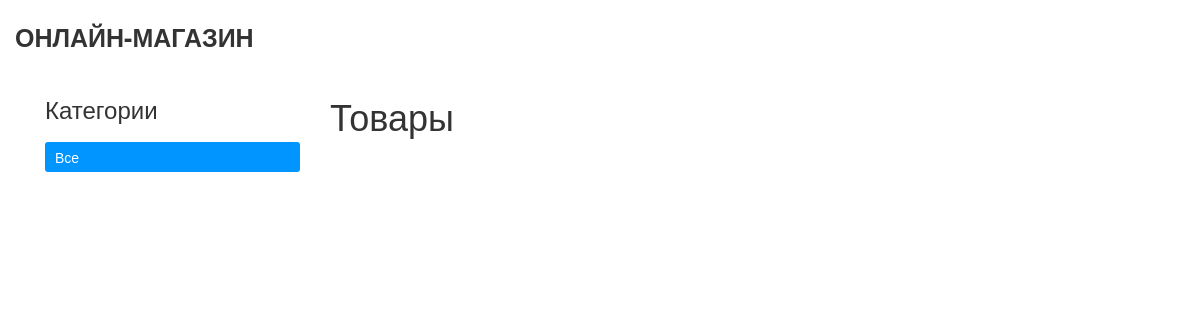
Before: / with the older database file.
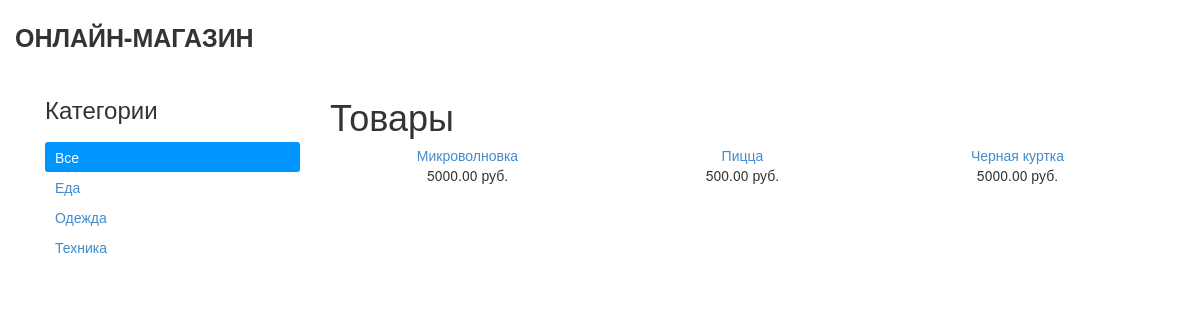
After: the same page with the newer database file.
### core_shop/models.py (models this page shows, shortened)
class Category(models.Model):
    name = models.CharField(max_length=50)
    slug = models.SlugField(max_length=50, unique=True, help_text='Unique value for product page URL, '
                                                                  'created from name.')
    class Meta:
        db_table = 'categories'
        ordering = ['name']
        verbose_name = 'Категория'
        verbose_name_plural = 'Categories'
    def get_absolute_url(self):
        return reverse('core_shop:product_list_by_category', args=[self.slug])

class Product(models.Model):
    category = models.ForeignKey(Category, related_name='products', verbose_name="Категория")
    name = models.CharField(max_length=255, unique=True, verbose_name="Название")
    slug = models.SlugField(max_length=255, unique=True, help_text='Unique value for product page URL, '
                                                                   'created from name.')
    description = models.TextField(blank=True, verbose_name="Описание")
    price = models.DecimalField(max_digits=10, decimal_places=2, verbose_name="Цена")
    count = models.PositiveIntegerField(verbose_name="Количество на складе")
    available = models.BooleanField(default=True, verbose_name="Доступен")
    created_at = models.DateTimeField(auto_now_add=True)
    updated_at = models.DateTimeField(auto_now=True)
    class Meta:
        db_table = 'products'
        ordering = ['name']
        index_together = [['id', 'slug']]
    def get_absolute_url(self):
        return reverse('core_shop:product_detail', args=[self.id, self.slug])

### core_shop/views.py (the view)
# urls.py: url(r'^$', views.product_list, name='product_list'),
def product_list(request, category_slug=None):
    category = None
    categories = Category.objects.all()
    products = Product.objects.filter(available=True)
    if category_slug:
        category = get_object_or_404(Category, slug=category_slug)
        products = products.filter(category=category)
    return render(request, 'shop/product/list.html', {
        'category': category, 'categories': categories, 'products': products})

### core_shop/templates/shop/product/list.html (shortened to what this page needs)
{% extends 'shop/base.html' %}
{% load static %}
{% block content %}
<div id="sidebar" class="col-sm-3">
    <h3>Категории</h3>
    <ul>
        <li {% if not category %} class="selected" {% endif %}>
            <a href="{% url "core_shop:product_list" %}">Все</a>
        </li>
        {% for cat in categories %}
            <li {% if category.slug == cat.slug %} class="selected" {% endif %}>
                <a href="{{ cat.get_absolute_url }}">{{ cat.name }}</a>
            </li>
        {% endfor %}
    </ul>
</div>
<div id="main" class="product_list col-sm-9">
    <h1>{% if category %}{{ category.name }}{% else %}Товары{% endif %}</h1>
    <div class="items_row">
        {% for product in products %}
            <div class="item col-sm-4">
                <a href="{{ product.get_absolute_url }}">{{ product.name }}</a><br>
                {{ product.price }} руб.
            </div>
        {% endfor %}
    </div>
</div>
{% endblock %}

### core_shop/templates/shop/base.html (shortened to what this page needs)
{% load static %}
<!DOCTYPE html>
<html lang="en">
<head>
    <link rel="stylesheet" href="{% static "css/bootstrap.min.css" %}">
    <link rel="stylesheet" href="{% static "css/style.css" %}">
</head>
<body>
    <section id="header">
        <div class="top container">Онлайн-магазин</div>
    </section>
    <section id="content row" class="container">
        {% block content %}{% endblock %}
    </section>
</body>
</html>

### core_shop/static/css/style.css (style rules this page uses)
.top { padding: 20px 0; font-size: 25px; font-weight: 600; text-transform: uppercase; }
#sidebar ul { list-style: none; margin: 0; padding: 0; margin-top: 20px; }
#sidebar ul li { padding: 5px 10px; }
#sidebar ul li.selected { background: #0095ff; color: white; border-radius: 3px; }
#sidebar ul li.selected a { color: white; }
.item { text-align: center; margin-bottom: 30px; }

Changed rows visible on the page:
added Category: name "Еда"
added Category: name "Одежда"
added Category: name "Техника"
added Product: name "Микроволновка", price "5000.00"
added Product: name "Пицца", price "500.00"
added Product: name "Черная куртка", price "5000.00"
